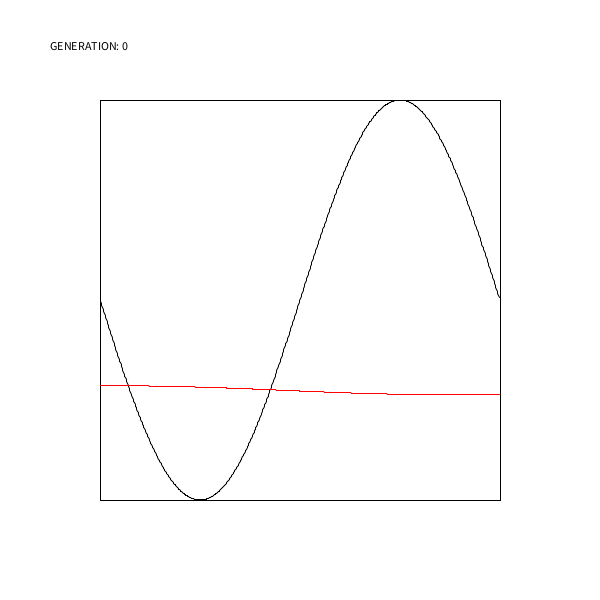
Frame 1 (no input)
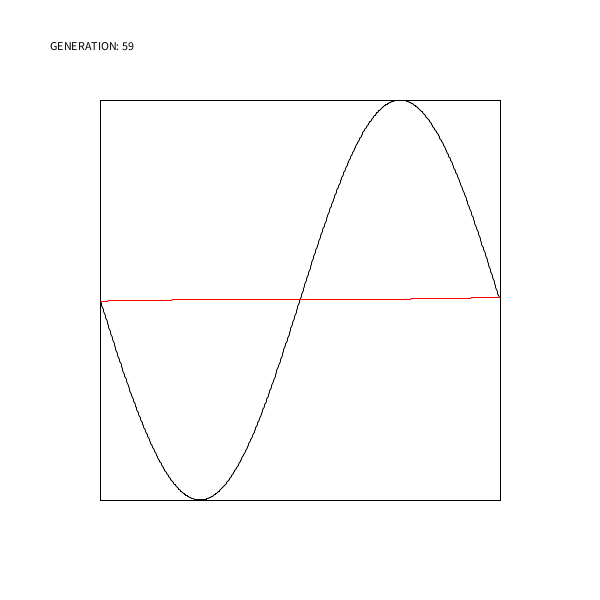
Frame 60 (the mouse pressed at the canvas centre just before this capture)
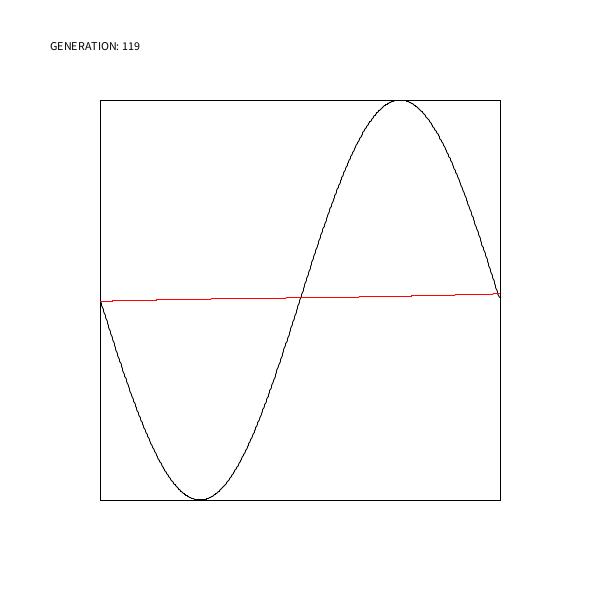
Frame 120 (the mouse held since frame 60 and released just before this capture)

The Processing sketch that drew these frames (run headless with seeded random() and noise(); from frame 60 on, the mouse is pressed at the canvas centre):

// Processing sketch: BackPropagation
// ── BackPropagation.pde
BackPropagationTest bpt;
TeacherFunction tf;
TestGraphic tg;

public class Function implements TeacherFunction {
  public float[] function (float[] input) {
    float[] out = {sin(input[0])};
    //float[] out = {input[0]};
    return out;
  }
}

void setup () {
  size(600, 600);
  tf = new Function();
  tg = new TestGraphic();
  
  // float domainMin, float domainMax, TeacherFunction teacher, float learningRate, float dx,
  // int inputLayerSize, int hiddenLayerNum, int hiddenLayerSize, int outputLayerSize
  bpt = new BackPropagationTest(-PI, PI, tf, 0.75, 0.01, 1, 2, 6, 1);
  frameRate(200);
}

void draw () {
  //tg.update();
  bpt.update();
}
// ── BackPropagate.pde
public class BackPropagationMethod {
  public float learningRate;
  // domain
  private float[] rangeMin;
  private float[] rangeMax;
  private TeacherFunction teacher;
  public int generation = 0;
  
  public BackPropagationMethod (float[] rangeMin_, float[] rangeMax_, TeacherFunction teacher, float learningRate) {
    rangeMin = new float[rangeMin_.length];
    rangeMax = new float[rangeMax_.length];
    
    for (int i = 0; i < rangeMin.length; i++) {
      rangeMin[i] = rangeMin_[i];
      rangeMax[i] = rangeMax_[i];
    }
    this.teacher = teacher;
    this.learningRate = learningRate;
  }
  
  // returns teacher function
  public TeacherFunction getTeacherFunction () {
    return teacher;
  }
  
  // do one cycle of back propagation
  public void backPropagate (NeuralNetwork nn, float[] range) {
    float[] randomInput = new float[rangeMin.length];
    for (int i = 0; i < randomInput.length; i++) {
      randomInput[i] = random (rangeMin[i], rangeMax[i]) / (rangeMax[i] - rangeMin[i]);
    }
    
    float[] output = nn.calculateOutput(randomInput);
    
    float[] teacherOutput = new float[teacher.function(randomInput).length];
    
    for (int i = 0; i < teacherOutput.length; i++) {
      teacherOutput[i] = map(teacher.function(randomInput)[i], range[0], range[1], 0, 1);
    }
   
    
    // last layer : renew weight connected to last layer
    for (int n = 0; n < nn.getOutputLayer().size(); n++) {
      for (int p = 0; p < nn.getNthLayer(nn.layers.size() - 2).size(); p++) {
        nn.getOutputLayer().get(n).setDelta(- (teacherOutput[n] - output[n]) * output[n] * (1 - output[n]));
        
        nn.getNthLayer(nn.layers.size() - 2).get(p)
            .renewWeightBy(n, -learningRate * nn.getOutputLayer().get(n).getDelta() * nn.getNthLayer(nn.layers.size() - 2).get(p).getOutputSignal());
      }
    }
    
    float tempSum = 0;
    // other layer
    for (int l = nn.layers.size() - 2; l > 1; l--) {
      for (int j = 0; j < nn.getNthLayer(l).size(); j++) {
        // set delta
        tempSum = 0;
        
        for (int p = 0; p < nn.getNthLayer(l + 1).size(); p++) {
          tempSum += nn.getNthLayer(l + 1).get(p).getDelta() * nn.getNthLayer(l).get(j).getWeight(p);
        } 
        nn.getNthLayer(l).get(j).setDelta(tempSum * nn.getNthLayer(l).get(j).getOutputSignal() * (1 - nn.getNthLayer(l).get(j).getOutputSignal()));
        
        // renew weight
        for (int k = 0; k < nn.getNthLayer(l - 1).size(); k++) {
          nn.getNthLayer(l - 1).get(k).renewWeightBy(j, - learningRate * nn.getNthLayer(l).get(j).getDelta() * nn.getNthLayer(l - 1).get(k).getOutputSignal());
        }
      }
    }
    
    
    
    generation ++;
  }
}
// ── BackPropagationTest.pde
public class BackPropagationTest {
  public Graph g;
  public NeuralNetwork nn;
  public BackPropagationMethod bp;
  
  public BackPropagationTest (float domainMin, float domainMax, TeacherFunction teacher, float learningRate, float dx, int inputLayerSize, int hiddenLayerNum, int hiddenLayerSize, int outputLayerSize) {
    float[] rangeMin = new float[1];
    float[] rangeMax = new float[1];
    rangeMin[0] = domainMin;
    rangeMax[0] = domainMax;
    
    nn = new NeuralNetwork (inputLayerSize, hiddenLayerNum, hiddenLayerSize, outputLayerSize);
    g = new Graph (domainMin, domainMax, dx, teacher);
    bp = new BackPropagationMethod(rangeMin, rangeMax, teacher, learningRate);
  }
  
  public void update () {
    g.drawThisFunction ();
    g.drawNeuralNetwork(nn);
    
    text("GENERATION: " + bp.generation, 50, 50);
    //if (frameCount % 100 == 0) {
      bp.backPropagate(nn, g.range);
    //}
    
  }
}
// ── Graph.pde
// only for f: R -> R
// size(600, 600);
public class Graph {
  public float[] domain;
  public float[] range;
  public float dx;
  public float[] fValues;
  
  public float[] shrinkedfValues;
  public float[] neuralNetworkValues;
  
  public Graph (float domainMin, float domainMax, float dx, TeacherFunction teacher) {
    domain = new float[2];
    domain[0] = domainMin;
    domain[1] = domainMax;
    range = new float[2];
    range[0] = 0;
    range[1] = 0;
    
    this.dx = dx;
    
    fValues = new float[(int)((domainMax - domainMin) / dx)];
    shrinkedfValues = new float[fValues.length];
    neuralNetworkValues = new float[fValues.length];
    
    float[] input = new float[1];
    
    for (int i = 0; i < fValues.length; i++) {
      input[0] = i * dx + domainMin;
      fValues[i] = teacher.function(input)[0];
      
      range[0] = min(range[0], fValues[i]);
      range[1] = max(range[1], fValues[i]);
    }
    
    for (int i = 0; i < fValues.length; i++) {
      shrinkedfValues[i] = map(fValues[i], range[0], range[1], 0, 1);
    }
  }
  
  // draw given function
  public void drawThisFunction () {
    stroke(0);
    background(255);
    fill (255);
    rect (100, 100, 400, 400);
    
    fill(0);
    
    
    for (int i = 0; i < fValues.length - 1; i++) {
      line(map(i * dx + domain[0], domain[0], domain[1], 100, 500), map(shrinkedfValues[i], 0, 1, 500, 100),
             map((i + 1) * dx + domain[0], domain[0], domain[1], 100, 500), map(shrinkedfValues[i + 1], 0, 1, 500, 100));
    }
  }
  
  // draw neural network
  public void drawNeuralNetwork (NeuralNetwork nn) {
    float[] input = new float[1];
    for (int i = 0; i < neuralNetworkValues.length; i++) {
      input[0] = i * dx + domain[0];
      nn.calculateOutput(input);
      
      neuralNetworkValues[i] = nn.getOutputLayer().get(0).getOutputSignal();
    }
    
    stroke (255, 0, 0);
    for (int i = 0; i < neuralNetworkValues.length - 1; i++) {
      line(map(i * dx + domain[0], domain[0], domain[1], 100, 500), map(neuralNetworkValues[i], 0, 1, 500, 100),
             map((i + 1) * dx + domain[0], domain[0], domain[1], 100, 500), map(neuralNetworkValues[i + 1], 0, 1, 500, 100));
    }
  }
}
// ── NeuralNetwork.pde
public class NeuralNetwork {
  public ArrayList<ArrayList<Node>> layers;
  
  public NeuralNetwork (int inputLayerSize, int hiddenLayerNum, int hiddenLayerSize, int outputLayerSize) {
    layers = new ArrayList<ArrayList<Node>>();
    
    // initialization
    for (int l = 0; l < hiddenLayerNum + 2; l++) {
      layers.add(new ArrayList<Node>());
    }
    
    // inputLayer initialization
    for (int i = 0; i < inputLayerSize; i++) {
      layers.get(0).add(new Node(1, hiddenLayerSize));
    }
    
    // hiddenLayer initialization
    for (int h = 0; h < hiddenLayerNum; h++) {
      for (int s = 0; s < hiddenLayerSize; s++) {
        // at first hidden layer
        if (h == 0) {
          if (hiddenLayerNum > 1) {
            layers.get(h + 1).add(new Node(inputLayerSize, hiddenLayerSize));
          }
          else {
            layers.get(h + 1).add(new Node(inputLayerSize, outputLayerSize));
          }
        }
        // at last hiddenlayer
        else if (h == hiddenLayerNum - 1) {
          layers.get(h + 1).add(new Node(hiddenLayerSize, outputLayerSize));
        }
        // other hidden layers
        else {
          layers.get(h + 1).add(new Node(hiddenLayerSize, hiddenLayerSize));
        }
      }
    }
    
    // output layer initialization
    for (int o = 0; o < outputLayerSize; o++) {
      layers.get(layers.size() - 1).add(new Node(hiddenLayerSize, 1));
    }
  }
  
  // calculate this system with given input
  public float[] calculateOutput (float[] input) {
    float[] output = new float[getOutputLayer().size()];
    
    // input signal
    for (int i = 0; i < getInputLayer().size(); i++) {
      getInputLayer().get(i).renewInputSignal(0, input[i]);
      
      // pass all the values to next layer
      for (int h = 0; h < getNthLayer(1).size(); h++) {
        getNthLayer(1).get(h).renewInputSignal(i, input[i] * getInputLayer().get(i).getWeight(h));
      }
    }
    
    // manipulate hidden layer signals
    for (int l = 1; l < layers.size() - 1; l++) {
      for (int n = 0; n < getNthLayer(l).size(); n++) {
        getNthLayer(l).get(n).calculateOutputSignal();
        
        // put nth layers output to (n + 1)th layers input
        for (int a = 0; a < getNthLayer(l + 1).size(); a++) {
          getNthLayer(l + 1).get(a).renewInputSignal(n, getNthLayer(l).get(n).getNthOutputSignal(a));
        }
      }
    }
    
    // calculate and get output signal of output layer
    for (int n = 0; n < getOutputLayer().size(); n++) {
      getOutputLayer().get(n).calculateOutputSignal();
      
      output[n] = getOutputLayer().get(n).getOutputSignal();
    }
    
    return output;
  }
  
  // return input layer
  private ArrayList<Node> getInputLayer () {
    return layers.get(0);
  }
  
  // return nth layer
  private ArrayList<Node> getNthLayer (int n) {
    return layers.get(n);
  }
  
  // return output layer
  private ArrayList<Node> getOutputLayer () {
    return layers.get(layers.size() - 1);
  }
}
// ── Node.pde
public class Node {
  private float[] inputSignalAndWeightCombined;
  private float inputSignalSum;
  public float outputSignal;
  public float[] weightList;
  public float[] weightAndOutputSignalCombined;
  public float delta;
  
  public Node (int inputAmount, int outputAmount) {
    inputSignalAndWeightCombined = new float[inputAmount];
    weightList = new float[outputAmount];
    weightAndOutputSignalCombined = new float[outputAmount];
    
    // randomize weight list at first
    // should be (0, 1 * inputAmount)
    for (int i = 0; i < outputAmount; i++) {
      weightList[i] = random(-1, 1);
    }
  }
  
  // return output signal
  public float getOutputSignal () {
    return this.outputSignal;
  }
  
  // input!
  public void renewInputSignal (int input, float signalAndWeight) {
    inputSignalAndWeightCombined[input] = signalAndWeight;
  }
  
  // renew weight
  public void renewWeightBy (int n, float weightDiff) {
    weightList[n] += weightDiff;
  }
  
  // get input
  public float getInputSignal (int input) {
    return inputSignalAndWeightCombined[input];
  }
  
  // get weight
  public float getWeight (int which) {
    return weightList[which];
  }
  
  // get weight and ouptut combined
  public float getWeightCombined (int which) {
    return weightAndOutputSignalCombined[which];
  }
   
  // get sum of input signal 
  public float getInputSignalSum () {
    return inputSignalSum;
  }
  
  // set delta
  public void setDelta (float delta) {
    this.delta = delta;
  }
  
  // get delta
  public float getDelta () {
    return this.delta;
  }
  
  
  // calculate output signal using a sigmoid function
  public void calculateOutputSignal () {
    float sum = 0;
    for (int i = 0; i < inputSignalAndWeightCombined.length; i++) {
      sum += inputSignalAndWeightCombined[i];
    }
    
    inputSignalSum = sum;
    
    outputSignal = 1 / (1 + exp(-sum));
    
    for (int i = 0; i < weightAndOutputSignalCombined.length; i++) {
      weightAndOutputSignalCombined[i] = weightList[i] * outputSignal;
    }
  }
  
  // get ith output signal
  public float getNthOutputSignal(int n) {
    return weightAndOutputSignalCombined[n];
  }
}
// ── Teacher.pde
public interface TeacherFunction {
  // implement f: (0, 1)^n => (0, 1)^m
  public float[] function (float[] input);
}
// ── TestGraphic.pde
// this class is used for see the neural network calcualtion flow visually
// set size(600, 600);
public class TestGraphic {
  // NeuralNetwork (int inputLayerSize, int hiddenLayerNum, int hiddenLayerSize, int outputLayerSize)
  public NeuralNetwork nn = new NeuralNetwork (2, 3, 4, 3);
  public float radius = 10;
  
  public TestGraphic () {
    float[] input = {0.5, 0.4};
    nn.calculateOutput (input);
  }
    
  // draw the input flow
  public void update () {
    background(255);
    
    textAlign(CENTER, CENTER);
    
    for (int i = 0; i < nn.layers.size() - 1; i++) {
      for (int n = 0; n < nn.getNthLayer(i).size(); n++) {
        for (int o = 0; o < nn.getNthLayer(i + 1).size(); o++) {
          fill(100, 10);
          line (600 / (float)(nn.layers.size() + 1) * (i + 1), 600 / (float)(nn.getNthLayer(i).size() + 1) * (n + 1),
                  600 / (float)(nn.layers.size() + 1) * (i + 2), 600 / (float)(nn.getNthLayer(i + 1).size() + 1) * (o + 1));
        }
      }
    }
    
    stroke(0);
   
    for (int i = 0; i < nn.layers.size(); i++) {
      for (int n = 0; n < nn.getNthLayer(i).size(); n++) {
        fill (100);
        ellipse (600 / (float)(nn.layers.size() + 1) * (i + 1), 600 / (float)(nn.getNthLayer(i).size() + 1) * (n + 1), radius, radius);
        fill (0);
        text(nn.getNthLayer(i).get(n).getOutputSignal(), 600 / (float)(nn.layers.size() + 1) * (i + 1),
               600 / (float)(nn.getNthLayer(i).size() + 1) * (n + 1) - radius);
      }
    }
    
    hober ();
  }
  
  // if hobering on certain node, it shows the status
  public void hober () {
    fill(255, 0, 0);
    for (int i = 0; i < nn.layers.size(); i++) {
      for (int n = 0; n < nn.getNthLayer(i).size(); n++) {
        if (sq(mouseX - 600 / (float)(nn.layers.size() + 1) * (i + 1)) + sq (mouseY - 600 / (float)(nn.getNthLayer(i).size() + 1) * (n + 1)) < sq(radius)) {
          if (i == 0) {
            text(nn.getInputLayer().get(n).getInputSignal(0), 600 / (float)(nn.layers.size() + 1) * (i + 1) - radius * 1.5,
                   600 / (float)(nn.getNthLayer(i).size() + 1) * (n + 1));
          }
          else {
            text(nn.getNthLayer(i).get(n).getInputSignalSum(), 600 / (float)(nn.layers.size() + 1) * (i + 1) - radius * 1.5,
                   600 / (float)(nn.getNthLayer(i).size() + 1) * (n + 1));
          }
          
          if (i < nn.layers.size() - 1) {
            for (int o = 0; o < nn.getNthLayer(i + 1).size(); o++) {
              text(nn.getNthLayer(i).get(n).getWeight(o), 
                     (1200 / (float)(nn.layers.size() + 1) * (i + 1) + 600 / (float)(nn.layers.size() + 1) * (i + 2)) / 3.0,
                     (1200 / (float)(nn.getNthLayer(i).size() + 1) * (n + 1) + 600 / (float)(nn.getNthLayer(i + 1).size() + 1) * (o + 1)) / 3);
            }
          }
          return;
        }
      }
    }
  }
}
